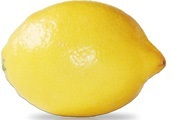
%> input picture Imagenes/Lima.jpg, 172 x 120 px
$ octave formas.m   (GNU Octave 9; MATLAB toolbox functions it lacks are replaced by stand-ins)
%> lines starting %> are read from the running program, lines starting %| are printed output that depends on the picture
clear
disp(' ');
disp('            Bienvenido al detector de formas');
   imagen=input('Escribe la imagen que quieres correr o escribe 0 si quieres usar la imagen por default: ','s');
%> the answer given: Imagenes/Lima.jpg
   TF = strcmp(imagen,'0');
   if TF == 1
       original=imread('triangulos_1.jpg');
   else
       original=imread(imagen);
%> original is the input picture: size 120x172x3 uint8; mean R, G, B 238.1, 219.8, 131.7
   end

   [ren,col,dim]=size(original);
%> ren = 120; col = 172; dim = 3

   if dim==3
            Rojo=original(:,:,1)*0.2989;
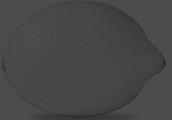
%> Rojo: size 120x172 uint8; min 40, max 76, mean 71.1
            Verde=original(:,:,2)*0.5870;
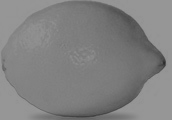
%> Verde: size 120x172 uint8; min 44, max 150, mean 129.1
            Azul=original(:,:,3)*0.1140;
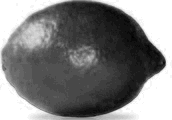
%> Azul: size 120x172 uint8; min 1, max 29, mean 15; drawn with min black and max white
            gris=Rojo+Verde+Azul;
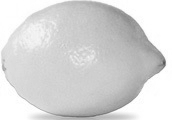
%> gris: size 120x172 uint8; min 87, max 255, mean 215.3
   end

   if dim==1
       gris=original;
   end

   histograma=0:1:255;
for k=1:256
    histograma(k)=0;
end

    for i=1:ren
        for j=1:col
            valor=gris(i,j)+1;
            histograma(valor)=histograma(valor)+1;
        end
    end
%> after the loop, histograma = 256 values, max 4736 at index 255, min 0 at index 1, mean 80.62

    histograma_modificado=histograma;
%> histograma_modificado has the same summary as histograma
      max_valor=0;
    min_valor=ren*col;
%> min_valor = 20640

    for k=1:256

        valor=histograma(k);

           if valor<min_valor
                min_valor=valor;
                ubicacion_minimo=k;
            end

            if valor>max_valor
                max_valor=valor;
                ubicacion_maximo=k;
            end
    end
%> this loop made 256 passes
%> min_valor on pass 1: 0
%> after the loop, max_valor = 4736; ubicacion_maximo = 255; ubicacion_minimo = 1

  tamano=ren*col;
%> tamano = 20640
  porcentaje=(max_valor-min_valor)*100/tamano;
%> porcentaje = 22.95

  while porcentaje > 90
    max_valor=0;
    min_valor=ren*col;
     histograma_modificado(ubicacion_maximo)=0;
     for k=1:255

        valor=histograma_modificado(k);

           if valor<min_valor
                min_valor=valor;
                ubicacion_minimo=k;
            end


            if valor>max_valor
                max_valor=valor;
                ubicacion_maximo=k;
            end


     end
      tamano=ren*col;
  porcentaje=(max_valor-min_valor)*100/tamano;
  end
%> this loop made 0 passes


 media=porcentaje*256/100;
%> media = 58.74

    grisbinario=im2bw(gris,media/255);
%> grisbinario: size 120x172 logical; every value is 1
    grisbinario=~grisbinario;
%> grisbinario: size 120x172 logical; every value is 0

   grisbinario = imfill(grisbinario, 'holes');
    info=bwconncomp(grisbinario,4);
%> info = 0 connected components

        maximo=0;
        min=col*ren;
%> min = 20640
    for i=1:length(info.PixelIdxList)
        L=length(info.PixelIdxList{i});

        if maximo<L
            maximo=L;
        end

        if min>L
            min=L;
        end
    end
%> after the loop, maximo = 0


         prueba=1:1:info.NumObjects;
%> prueba = []

     grisbinario_final=gris;

   for num_objetos=1:info.NumObjects


    for j=1:ren
        for k=1:col
                grisbinario_final(j,k)=0;
        end
    end

        for j=1:length(info.PixelIdxList{num_objetos})

                grisbinario_final(info.PixelIdxList{num_objetos}(j))=255;

        end

     info_final=bwconncomp(grisbinario_final,4);

     [I,J] = find(grisbinario_final);

     c_i = sum(I)/length(I); %coord.CG filas
     c_j = sum(J)/length(J); %coord.CG columnas

     C = corner(grisbinario_final,'SensitivityFactor',0.1,'QualityLevel',0.4);

     [x,y]=size(C);
     prueba(1,num_objetos)=x;
     prueba(2,num_objetos)=c_i;
     prueba(3,num_objetos)=c_j;
     s  = regionprops(grisbinario_final, 'Area');
     centroids = cat(1, s.Area);
     prueba(4,num_objetos)=max(centroids(:,1));
     Lado=(prueba(4,num_objetos))^(0.5);
     s  = regionprops(grisbinario_final, 'Perimeter');
     centroids = cat(1, s.Perimeter);
     Lado_2=max(centroids(:,1));
     Lado_2=(Lado_2)/4;
     prueba(5,num_objetos)=abs(Lado-Lado_2);

   end

 %%ploteo
    [x,h]=size(prueba);
%> x = 1; h = 0
    imshow(original);
    circulos=0;
    cuadrados=0;
    triangulos=0;
    pentagonos=0;
    hexagonos=0;
    paralelogramos=0;
        Area_promedio=0;


    for i=1:h
        if prueba(1,i)>9
            circulos=circulos+1;
            Area_promedio=Area_promedio+prueba(4,i);
        end

         if prueba(1,i)==3
             Area_promedio=Area_promedio+prueba(4,i);
             triangulos=triangulos+1;
         end

         if prueba(1,i)==4
             Area_promedio=Area_promedio+prueba(4,i);
             if prueba(5,i)>2
                 paralelogramos=paralelogramos+1;
             else
                 cuadrados=cuadrados+1;
             end

         end

         if prueba(1,i)==5
             Area_promedio=Area_promedio+prueba(4,i);
             pentagonos=pentagonos+1;
         end


         if prueba(1,i)==6
             Area_promedio=Area_promedio+prueba(4,i);
             hexagonos=hexagonos+1;
         end

         if prueba(1,i)<3
            circulos=circulos+1;
            Area_promedio=Area_promedio+prueba(4,i);
        end


    end
%> after the loop, Area_promedio = 0; circulos = 0; cuadrados = 0; hexagonos = 0; paralelogramos = 0; pentagonos = 0; triangulos = 0

    hold on

    for i=1:h
        switch prueba(1,i)
            case 3
            plot(prueba(3,i), prueba(2,i),'^','color','green', 'MarkerSize',10);
            case 4
             if prueba(5,i)>2
              plot(prueba(3,i), prueba(2,i),'d','color','red', 'MarkerSize',10);
             else
                 plot(prueba(3,i), prueba(2,i),'s','color','red', 'MarkerSize',10);
             end
             case 5
            plot(prueba(3,i), prueba(2,i),'x','color','cyan', 'MarkerSize',10);
            case 6
            plot(prueba(3,i), prueba(2,i),'*','color','yellow', 'MarkerSize',10);

            otherwise

             plot(prueba(3,i), prueba(2,i),'o','color','blue', 'MarkerSize',10);

        end
    end

    Area_promedio=Area_promedio/h;
%> Area_promedio = NaN

    disp('El numero de triangulos que pude contar fue: ');
    disp(triangulos);
%| 0
    disp('El numero de cuadrados que pude contar fue: ');
    disp(cuadrados);
%| 0
     disp('El numero de paralelogramos que pude contar fue: ');
    disp(paralelogramos);
%| 0
    disp('El numero de pentagonos que pude contar fue: ');
    disp(pentagonos);
%| 0
    disp('El numero de hexagonos que pude contar fue: ');
    disp(hexagonos);
%| 0
    disp('El numero de circulos que pude contar fue: ');
    disp(circulos);
%| 0
    disp('El area promedio fue: ');
    disp(Area_promedio);
%| NaN
